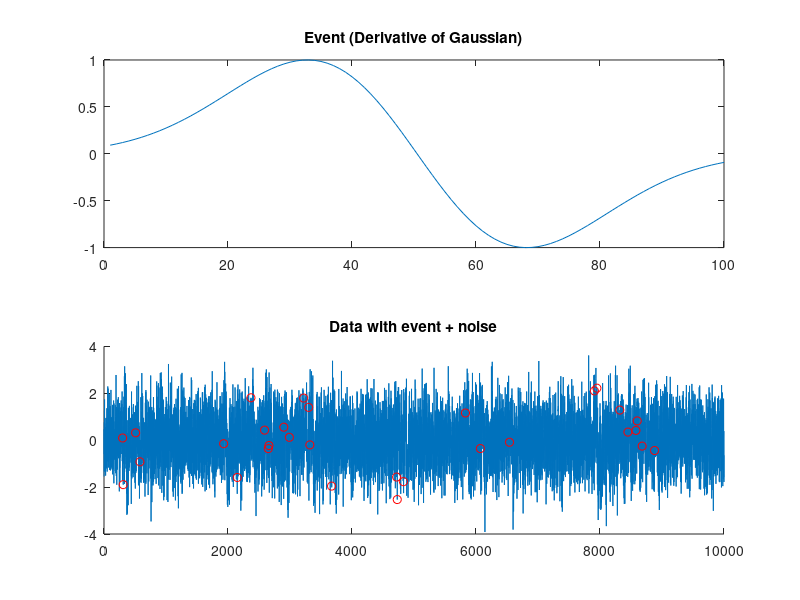
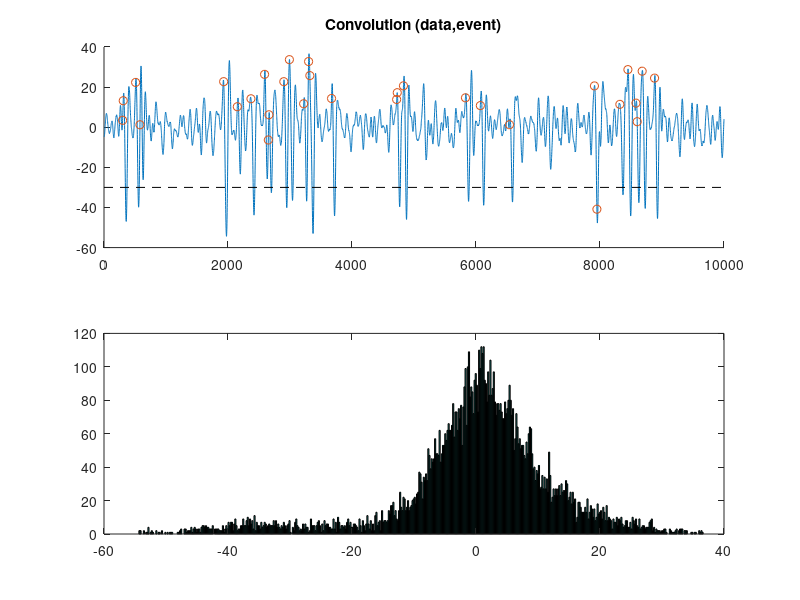
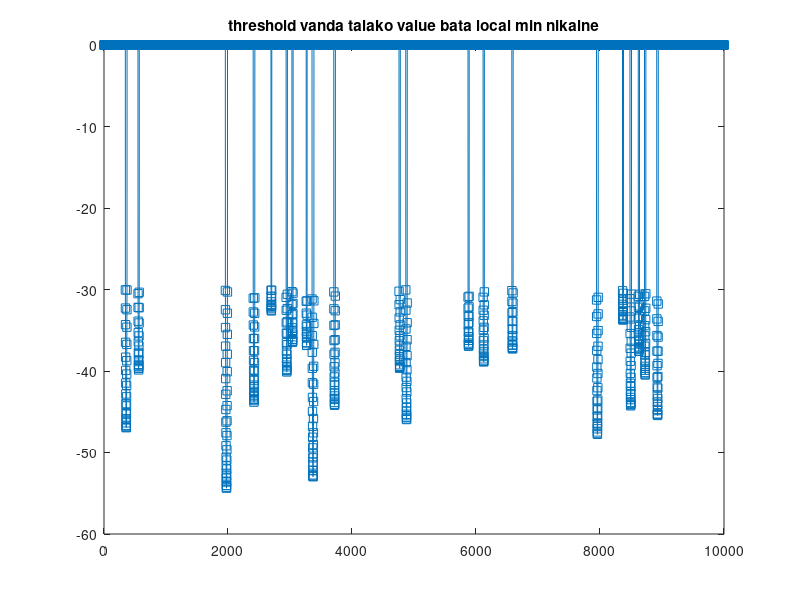

Reproduce these figures in MATLAB, in order. (Note: this script raises an error after producing the figures.)
clear, clf
%%  DATA
%Taken from video 'Averaging multiple repetitions'

N = 10000; %total number of timepoints

%create event (Derivative of gaussian)
k = 100;
event = diff(exp(-linspace(-2,2,k+1).^2));
event = event ./ max(event); %normalize

% event onset times
Nevents = 30;
onsettimes = randperm(N/10-k); % 900 ota starting points
onsettimes = onsettimes(1:Nevents)*10; %30 ota event

% put event into data
data = zeros(1,N);
for ei = 1:Nevents
    data(onsettimes(ei):onsettimes(ei)+k-1) = event;
end

%add noise
data = data + 1*randn(size(data));

figure(1), clf
subplot(211)
plot(event)
title('Event (Derivative of Gaussian)')

subplot(212),hold on
plot(data)
plot(onsettimes,data(onsettimes),'ro')
title('Data with event + noise')

%% convolve with event (as template)

convres = conv(data,event,'same');

% plot
figure(2),clf
subplot(211), hold on
plot(convres)
title('Convolution (data,event)')
plot(onsettimes,convres(onsettimes),'o') % result ho , we dont know

%% Find a threshold
subplot(212)
hist(convres,N/20)

%pick a threshold based on histogram and visual inspection
thresh = -30;

%plot threshhold
subplot(211)
plot(get(gca,'xlim'),[1 1]*thresh,'k--')

%find local minima
thresh_ts = convres;
thresh_ts(thresh_ts>thresh) = 0;

%plot
figure(3),clf
plot(thresh_ts,'s-')
title('threshold vanda talako value bata local min nikalne')

% find local minima
localmin = find(diff(sign(diff(thresh_ts)))>0)+1;

figure(1)
subplot(212)
plot(localmin,data(localmin),'ks',MarkerFaceColor='m')

figure(2)
subplot(211)
plot(localmin,convres(localmin),'ks',MarkerFaceColor='m')

%% extract time series for windowing

%remove local minima that are too close to the edges
localmin(localmin < round(k/2)) = [];
localmin(localmin > N-round(k/2)) = [];

% initialize data matrix
datamatrix = zeros(length(localmin),k);

%enter data to matrix
for ei = 1:length(localmin)
    datamatrix(ei,:) = data(localmin(ei)-round(k/2):localmin(ei)+round(k/2)-1);
end

%plot
figure(4),clf
subplot(4,1,1:3)
imagesc(datamatrix)
xlabel('Time'),ylabel('Event number')
title('All events')

%averaged data
subplot(414)
plot(1:k,mean(datamatrix), ...
    1:k,event,'k')
legend({'Averaged';'Ground Truth'})
title('Average events')
